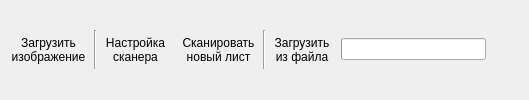
    <widget class="QWidget" name="wgt_ToolBar" native="true">
     <property name="sizePolicy">
      <sizepolicy hsizetype="Preferred" vsizetype="Fixed">
       <horstretch>0</horstretch>
       <verstretch>0</verstretch>
      </sizepolicy>
     </property>
     <property name="styleSheet">
      <string notr="true">QWidget#wgt_ToolBar
{
	padding: 3px 3px 3px 3px;
	/*border-radius: 4px;*/
	border: none;
	background-color: qlineargradient(spread:pad, x1:1, y1:1, x2:1, y2:0, stop:0 rgba(164, 164, 164, 92), stop:0.480874 rgba(127, 127, 127, 91), stop:0.519126 rgba(163, 163, 163, 92), stop:1 rgba(231, 231, 231, 92));
}

QToolButton
{
	padding: 3px 3px 3px 3px;
	border-radius: 0;
	border: 1px solid rgba(0, 0, 0, 0);
	background-color: none;
}
QToolButton::hover
{
	border: 1px solid rgba(255, 125, 0, 92);
	border-top: none;
	border-bottom: none;
	background-color: qlineargradient(spread:pad, x1:1, y1:1, x2:1, y2:0, stop:0 rgba(164, 164, 164, 92), stop:0.480874 rgba(255, 118, 0, 92), stop:0.519126 rgba(255, 138, 0, 91), stop:1 rgba(231, 231, 231, 92));
	color: white;
}
QToolButton::pressed
{
	background-color: qlineargradient(spread:pad, x1:1, y1:1, x2:1, y2:0, stop:0 rgba(184, 184, 184, 92), stop:0.480874 rgba(255, 138, 0, 92), stop:0.519126 rgba(255, 158, 0, 91), stop:1 rgba(251, 251, 251, 92));
	color: white;
	padding: 4px 1px 2px 1px;
}</string>
     </property>
     <layout class="QGridLayout" name="gridLayout">
      <property name="leftMargin">
       <number>3</number>
      </property>
      <property name="topMargin">
       <number>0</number>
      </property>
      <property name="rightMargin">
       <number>3</number>
      </property>
      <property name="bottomMargin">
       <number>0</number>
      </property>
      <property name="spacing">
       <number>0</number>
      </property>
      <item row="0" column="2">
       <widget class="QToolButton" name="tBt_Load">
        <property name="sizePolicy">
         <sizepolicy hsizetype="Fixed" vsizetype="Preferred">
          <horstretch>0</horstretch>
          <verstretch>0</verstretch>
         </sizepolicy>
        </property>
        <property name="text">
         <string>Загрузить
изображение</string>
        </property>
        <property name="autoRaise">
         <bool>true</bool>
        </property>
       </widget>
      </item>
      <item row="0" column="5">
       <widget class="QToolButton" name="tBt_ScanNew">
        <property name="sizePolicy">
         <sizepolicy hsizetype="Fixed" vsizetype="Preferred">
          <horstretch>0</horstretch>
          <verstretch>0</verstretch>
         </sizepolicy>
        </property>
        <property name="text">
         <string>Сканировать
новый лист</string>
        </property>
        <property name="autoRaise">
         <bool>true</bool>
        </property>
       </widget>
      </item>
      <item row="0" column="10">
       <widget class="QProgressBar" name="pBar_Scan">
        <property name="minimumSize">
         <size>
          <width>145</width>
          <height>0</height>
         </size>
        </property>
        <property name="maximumSize">
         <size>
          <width>300</width>
          <height>16777215</height>
         </size>
        </property>
        <property name="styleSheet">
         <string notr="true">/*QProgressBar
{
	border-radius: 5px;
	border: 1px solid lightgray;
	background-color: qlineargradient(spread:pad, x1:1, y1:1, x2:1, y2:0, stop:0 rgba(165, 165, 165, 92), stop:0.48 rgba(91, 91, 91, 91), stop:0.519 rgba(127, 127, 127, 92), stop:1 rgba(231, 231, 231, 91));
	text-align: center;
	color: white;
	padding: 0px 0px 0px 0px;
}
QProgressBar::chunk
{
	border-radius: 5px;
	background-color: qlineargradient(spread:pad, x1:1, y1:1, x2:1, y2:0, stop:0 rgba(0, 165, 164, 92), stop:0.48 rgba(0, 78, 91, 91), stop:0.519 rgba(0, 114, 127, 92), stop:1 rgba(0, 231, 231, 91));
}*/</string>
        </property>
       </widget>
      </item>
      <item row="0" column="11">
       <spacer name="horizontalSpacer_3">
        <property name="orientation">
         <enum>Qt::Horizontal</enum>
        </property>
        <property name="sizeHint" stdset="0">
         <size>
          <width>40</width>
          <height>20</height>
         </size>
        </property>
       </spacer>
      </item>
      <item row="0" column="9">
       <spacer name="horizontalSpacer_4">
        <property name="orientation">
         <enum>Qt::Horizontal</enum>
        </property>
        <property name="sizeType">
         <enum>QSizePolicy::Fixed</enum>
        </property>
        <property name="sizeHint" stdset="0">
         <size>
          <width>3</width>
          <height>20</height>
         </size>
        </property>
       </spacer>
      </item>
      <item row="0" column="6">
       <widget class="Line" name="line_3">
        <property name="orientation">
         <enum>Qt::Vertical</enum>
        </property>
       </widget>
      </item>
      <item row="0" column="7">
       <widget class="QToolButton" name="tBt_LoadExt">
        <property name="sizePolicy">
         <sizepolicy hsizetype="Fixed" vsizetype="Preferred">
          <horstretch>0</horstretch>
          <verstretch>0</verstretch>
         </sizepolicy>
        </property>
        <property name="text">
         <string>Загрузить
из файла</string>
        </property>
       </widget>
      </item>
      <item row="0" column="3">
       <widget class="Line" name="line_2">
        <property name="orientation">
         <enum>Qt::Vertical</enum>
        </property>
       </widget>
      </item>
      <item row="0" column="4">
       <widget class="QToolButton" name="tBt_SelectSource">
        <property name="text">
         <string>Настройка
сканера</string>
        </property>
       </widget>
      </item>
     </layout>
    </widget>
